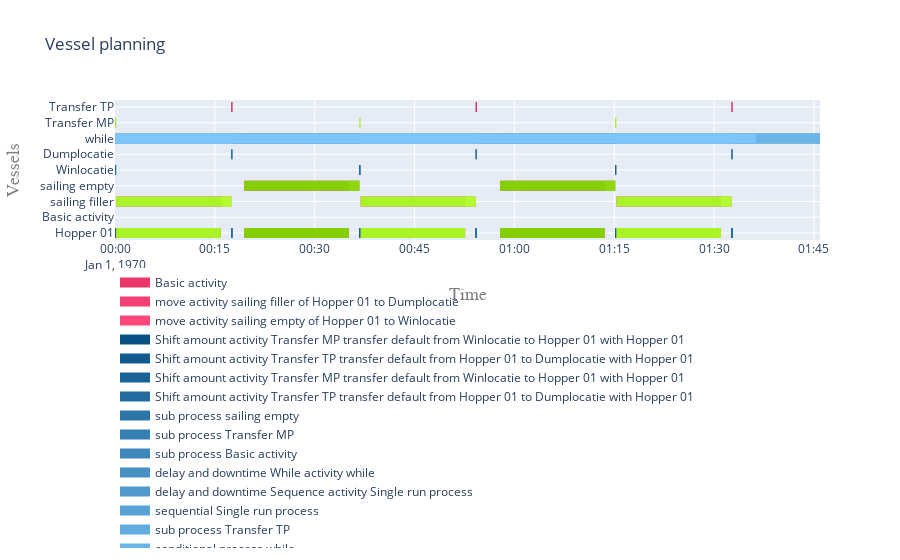

Write notebook code for a chart like this one.
### Code cell
objects = [hopper, from_site, to_site, while_activity, activity]
objects.extend(single_run)


plot.vessel_planning(objects)
